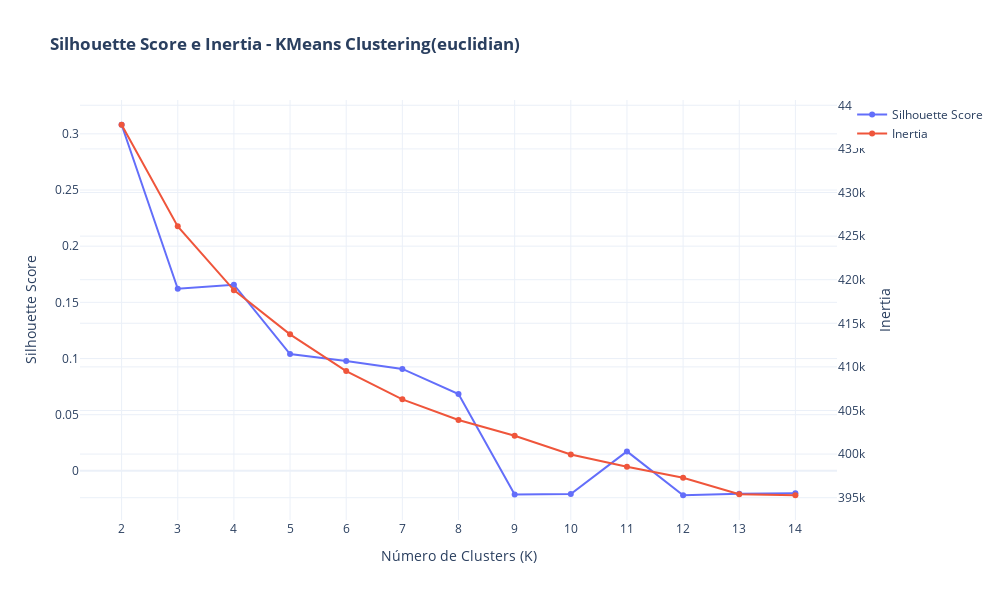

Notebook cell for this chart:
### Code cell
silhouette_scores = []
inertias = []
k_values = list(range(2, 15))

for k in k_values:
    kmeans = KMeans(n_clusters=k, random_state=42)
    cluster_labels = kmeans.fit_predict(rating_matrix_scaled)
    
    silhouette_avg = silhouette_score(rating_matrix_scaled, cluster_labels, metric="euclidean")
    silhouette_scores.append(silhouette_avg)
    
    # Inertia (soma das distâncias quadradas ao centroide)
    inertias.append(kmeans.inertia_)

fig = go.Figure()

fig.add_trace(go.Scatter(
    x=k_values,
    y=silhouette_scores,
    mode='lines+markers',
    name='Silhouette Score',
    yaxis='y1'
))

fig.add_trace(go.Scatter(
    x=k_values,
    y=inertias,
    mode='lines+markers',
    name='Inertia',
    yaxis='y2'
))

fig.update_layout(
    title_text='<b>Silhouette Score e Inertia - KMeans Clustering(euclidian)</b>',
    xaxis=dict(
        title='Número de Clusters (K)',
        tickmode='array',
        tickvals=k_values
    ),
    yaxis=dict(
        title='Silhouette Score',
        side='left'
    ),
    yaxis2=dict(
        title='Inertia',
        side='right',
        overlaying='y'
    ),
    hovermode='x unified',
    template='plotly_white',
    height=600,
    width=1000
)

fig.show()

### Figure 1 — Plotly figure (JSON) as saved in the notebook; plotly's stock layout.template omitted (floating-point values rounded to 4 significant figures)
{"data": [{"mode": "lines+markers", "name": "Silhouette Score", "type": "scatter", "x": [2, 3, 4, 5, 6, 7, 8, 9, 10, 11, 12, 13, 14], "y": [0.3081, 0.1621, 0.1657, 0.1039, 0.09778, 0.09071, 0.06838, -0.02114, -0.02055, 0.01734, -0.02172, -0.02027, -0.01994], "yaxis": "y"}, {"mode": "lines+markers", "name": "Inertia", "type": "scatter", "x": [2, 3, 4, 5, 6, 7, 8, 9, 10, 11, 12, 13, 14], "y": [437800.0, 426100.0, 418800.0, 413700.0, 409500.0, 406300.0, 403900.0, 402100.0, 400000.0, 398600.0, 397300.0, 395400.0, 395300.0], "yaxis": "y2"}], "layout": {"height": 600, "hovermode": "x unified", "title": {"text": "<b>Silhouette Score e Inertia - KMeans Clustering(euclidian)</b>"}, "width": 1000, "xaxis": {"tickmode": "array", "tickvals": [2, 3, 4, 5, 6, 7, 8, 9, 10, 11, 12, 13, 14], "title": {"text": "Número de Clusters (K)"}}, "yaxis": {"side": "left", "title": {"text": "Silhouette Score"}}, "yaxis2": {"overlaying": "y", "side": "right", "title": {"text": "Inertia"}}}}
